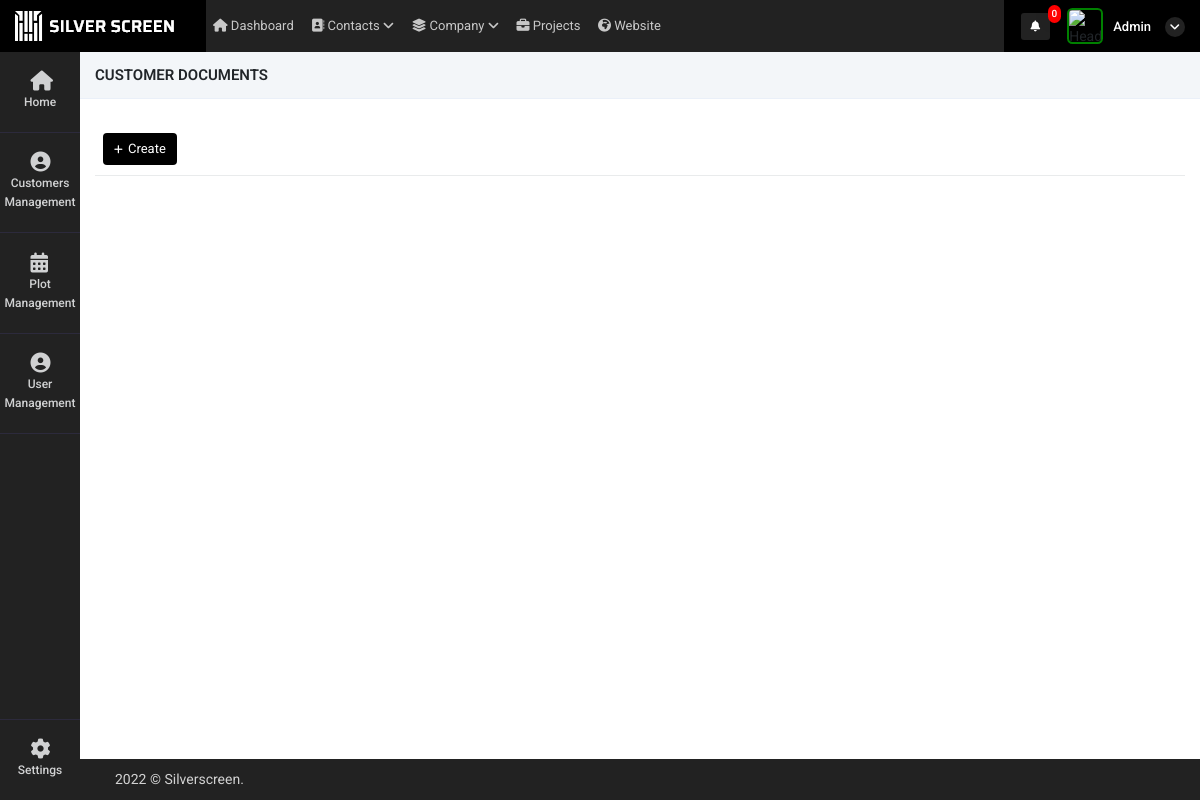
The page /view_customer_document?id=26 (signed in) on the database as committed earlier.
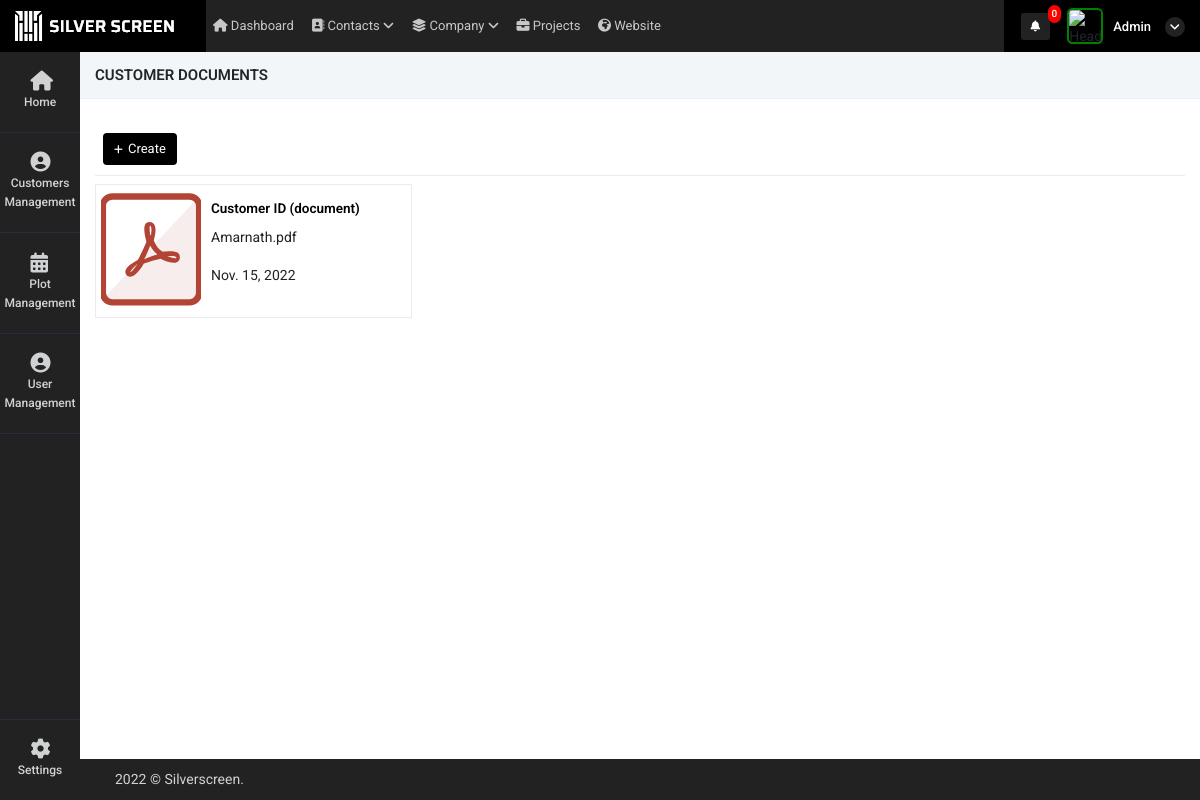
The same page on the database as committed later.
### super_admin/models.py (models this page shows)
class common(models.Model):  # COMM0N
    dt = models.DateField(auto_now=True)
    tm = models.TimeField(auto_now=True)
    updated = models.DateTimeField(default=timezone.now)
    status = models.CharField(max_length=255, null=True)
    class Meta:
        abstract = True

class Customer_details(common):
    name =  models.CharField(max_length=255,null=True)
    phone = models.CharField(max_length=255,null=True)
    customer_id = models.CharField(max_length=255,null=True)
    bank =  models.CharField(max_length=255,null=True)
    created_by = models.ForeignKey(User,on_delete=models.CASCADE,related_name="Customer_details_created_by", null=True)
    customer_type = models.CharField(max_length=255,choices=customer_comapny_type,null=True)
    company_name =  models.CharField(max_length=255,null=True)
    street1 =  models.CharField(max_length=255,null=True)
    street2 =  models.CharField(max_length=255,null=True)
    city =  models.CharField(max_length=255,null=True)
    satte =  models.CharField(max_length=255,null=True)
    zip =  models.CharField(max_length=255,null=True)
    email =  models.CharField(max_length=255,null=True)
    customer_doc_id = models.FileField(upload_to="customer_document",null=True)
    contract_certi = models.FileField(upload_to="customer_document",null=True)
    tax_certificate  = models.FileField(upload_to="customer_document",null=True)
    other_document = models.FileField(upload_to="customer_document",null=True)
    bank_relation_id = models.ForeignKey(Bank_details,on_delete=models.CASCADE,related_name="Customer_details_Bank_details_id", null=True)
    profile_pic = models.FileField(upload_to="customer_document",null=True)
    customer_doc_id_update_dt = models.DateField(null=True)
    contract_certi_update_dt = models.DateField(null=True)
    tax_certificate_update_dt = models.DateField(null=True)
    other_document_update_dt = models.DateField(null=True)
    customer_doc_id_extesion = models.CharField(max_length=255,null=True)
    contract_certi_extesion = models.CharField(max_length=255,null=True)
    tax_certificate_extesion = models.CharField(max_length=255,null=True)
    other_document_extesion = models.CharField(max_length=255,null=True)
    customer_doc_id_name = models.CharField(max_length=255,null=True)
    contract_certi_name = models.CharField(max_length=255,null=True)
    tax_certificate_name = models.CharField(max_length=255,null=True)
    other_document_name = models.CharField(max_length=255,null=True)

### super_admin/views.py (the view)
# urls.py: path('view_customer_document',views.view_customer_document,name='view_customer_document'),
def view_customer_document(request):
    id = request.GET.get("id")
    data =  Customer_details.objects.get(id=id)
    context = {
        'id':id,
        'data':data
    }
    return render(request,'super_admin/view_customer_document.html',context)

### super_admin/templatetags/notification.py (called while the page is built, shortened)
@register.filter(name='get_notifications')
def get_notifications(value,args):
    user_dat = User.objects.get(id=value.id)
    st = user_dat.is_superuser
    data_count = ''
    if st == True:
        data_count = user_request_plot.objects.filter(read_status=0).count()
    return data_count

@register.filter(name='get_loginUsernameImage')
def get_loginUsernameImage(value,args):
    user_dat = User.objects.get(id=value.id)
    st = user_dat.is_superuser
    image_url = ''
    if st == True:
        image_url = 'http://10.10.10.119:8000/static/adminicon.jpg'
    else:
        user_data = user_Details.objects.get(auth_user=value.id)
        if user_data.atatchment == '':
            image_url = 'http://10.10.10.119:8000/static/adminicon.jpg'
        else:
            image_url ='../media/'+str(user_data.atatchment)
    return image_url

@register.filter(name='get_user_type')
def get_user_type(value,args):
    user_dat = User.objects.get(id=value.id)
    st = user_dat.is_superuser
    if st == True:
        return False

### super_admin/templates/super_admin/view_customer_document.html (shortened to what this page needs)
{% extends "super_admin/base.html" %}
{% load static %}
{% block content %}
<div class="container-fluid px-0">
    <div class="row">
        <div class="col-12 buttns">
            <h5>Customer Documents</h5>
        </div>
    </div>
</div>
<div class="container-fluid mt-4">
    <div class="tab-content">
        <div class="tab-content contnt" id="demo_result_employee">
        <div class="tab-pane active" id="home1" role="tabpanel">
            <div class="d-flex align-items-center justify-content-between px-2">
                <div class="col-md-4 px-0">
                    <a href="create_customer_document?id={{id}}"><button type="button"
                            class="btn btn-prim add-btn create-button"><i
                                class="fas fa-plus"></i>
                            Create
                        </button></a>
                </div>
            </div>
            <div class="tab-content">
                <div  >
                    <div class='app'>
                        <main class='project'>
                            <div class='project-tasks1 mb-1 append_card_view'>
                            {% if data.customer_doc_id == None %}
                            {% elif data.customer_doc_id == '' %}
                            {% else %}
                                <div class='project-column'>
                                    <a target="_blank" href="../media/{{data.customer_doc_id}}" style="text-decoration: none;color: black">
                                    <div class="customer-bx">
                                        {% if data.customer_doc_id_extesion == '.pdf' %}
                                        <div class="cust-img"
                                        style="background-image: url('{% static 'images/pdf.svg' %}');"></div>
                                        {% elif data.customer_doc_id_extesion == '.png' %}
                                        <div class="cust-img"
                                        style="background-image: url('{% static 'images/image.svg' %}');"></div>
                                        {% elif data.customer_doc_id_extesion == '.jpg' %}
                                        <div class="cust-img"
                                        style="background-image: url('{% static 'images/image.svg' %}');"></div>
                                        {% else %}
                                        <div class="cust-img"
                                        style="background-image: url('{% static 'images/image.svg' %}');"></div>
                                        {% endif %}
                                        <div class="customer-content">
                                            <h5>Customer ID (document)</h5>
                                            <p>
                                                {{data.customer_doc_id_name}}
                                            </p>
                                            <p>{{data.customer_doc_id_update_dt}} </p>
                                        </div>
                                    </div>
                                </a>
                                </div>
                                {% endif %}
                            </div>
                        </main>
                    </div>
                </div>
            </div>
            <br>
            <br>
        </div>
    </div>
</div>
{% endblock %}

Rows that differ between the two databases and show on the page:
now on this page (row edited): Customer_details: customer_doc_id_name "Amarnath.pdf", customer_doc_id_update_dt "Nov. 15, 2022"
Other text that changed with them:
text now shown: "Customer ID (document)"
